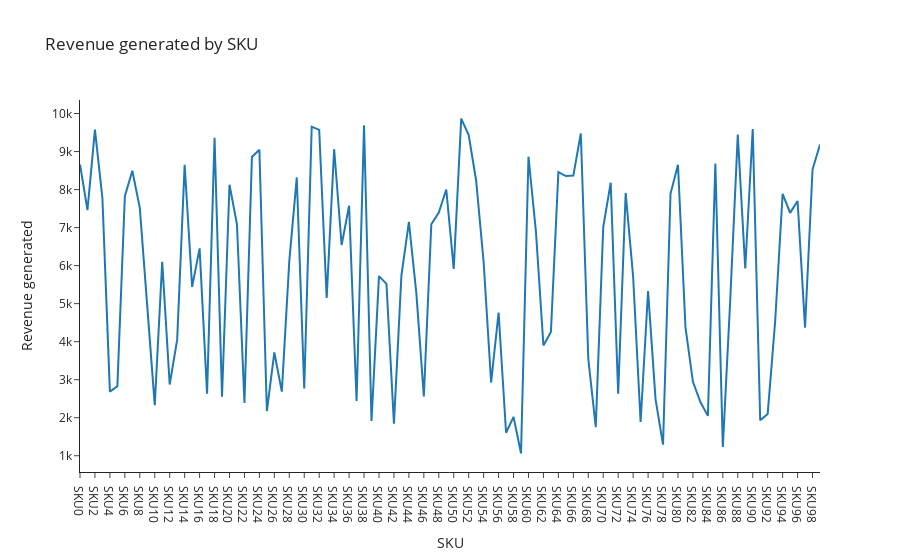

Write notebook code for a chart like this one.
### Code cell
revenue_chart = px.line(df , x = 'SKU' , y = 'Revenue generated' , title = 'Revenue generated by SKU')
revenue_chart.show()

### Figure 1 — Plotly figure (JSON) as saved in the notebook; plotly's stock layout.template omitted (floating-point values rounded to 4 significant figures)
{"data": [{"hovertemplate": "SKU=%{x}<br>Revenue generated=%{y}<extra></extra>", "legendgroup": "", "line": {"color": "#1F77B4", "dash": "solid"}, "marker": {"symbol": "circle"}, "mode": "lines", "name": "", "orientation": "v", "showlegend": false, "type": "scatter", "x": ["SKU0", "SKU1", "SKU2", "SKU3", "SKU4", "SKU5", "SKU6", "SKU7", "SKU8", "SKU9", "SKU10", "SKU11", "SKU12", "SKU13", "SKU14", "SKU15", "SKU16", "SKU17", "SKU18", "SKU19", "SKU20", "SKU21", "SKU22", "SKU23", "SKU24", "SKU25", "SKU26", "SKU27", "SKU28", "SKU29", "SKU30", "SKU31", "SKU32", "SKU33", "SKU34", "SKU35", "SKU36", "SKU37", "SKU38", "SKU39", "SKU40", "SKU41", "SKU42", "SKU43", "SKU44", "SKU45", "SKU46", "SKU47", "SKU48", "SKU49", "SKU50", "SKU51", "SKU52", "SKU53", "SKU54", "SKU55", "SKU56", "SKU57", "SKU58", "SKU59", "SKU60", "SKU61", "SKU62", "SKU63", "SKU64", "SKU65", "SKU66", "SKU67", "SKU68", "SKU69", "SKU70", "SKU71", "SKU72", "SKU73", "SKU74", "SKU75", "SKU76", "SKU77", "SKU78", "SKU79", "SKU80", "SKU81", "SKU82", "SKU83", "SKU84", "SKU85", "SKU86", "SKU87", "SKU88", "SKU89", "SKU90", "SKU91", "SKU92", "SKU93", "SKU94", "SKU95", "SKU96", "SKU97", "SKU98", "SKU99"], "xaxis": "x", "y": [8662.0, 7461.0, 9578.0, 7767.0, 2687.0, 2828.0, 7823.0, 8496.0, 7517.0, 4971.0, 2331.0, 6100.0, 2874.0, 4053.0, 8654.0, 5442.0, 6454.0, 2629.0, 9365.0, 2553.0, 8128.0, 7087.0, 2391.0, 8858.0, 9049.0, 2175.0, 3716.0, 2686.0, 6117.0, 8319.0, 2766.0, 9655.0, 9572.0, 5150.0, 9062.0, 6541.0, 7573.0, 2438.0, 9692.0, 1912.0, 5725.0, 5521.0, 1840.0, 5737.0, 7152.0, 5268.0, 2557.0, 7089.0, 7397.0, 8002.0, 5911.0, 9866.0, 9436.0, 8232.0, 6088.0, 2926.0, 4767.0, 1606.0, 2021.0, 1062.0, 8864.0, 6886.0, 3900.0, 4257.0, 8459.0, 8355.0, 8368.0, 9474.0, 3550.0, 1752.0, 7015.0, 8180.0, 2633.0, 7911.0, 5710.0, 1889.0, 5328.0, 2484.0, 1292.0, 7889.0, 8652.0, 4384.0, 2943.0, 2412.0, 2048.0, 8685.0, 1230.0, 5134.0, 9445.0, 5925.0, 9593.0, 1935.0, 2100.0, 4531.0, 7888.0, 7386.0, 7698.0, 4371.0, 8526.0, 9185.0], "yaxis": "y"}], "layout": {"legend": {"tracegroupgap": 0}, "title": {"text": "Revenue generated by SKU"}, "xaxis": {"anchor": "y", "domain": [0, 1], "title": {"text": "SKU"}}, "yaxis": {"anchor": "x", "domain": [0, 1], "title": {"text": "Revenue generated"}}}}
